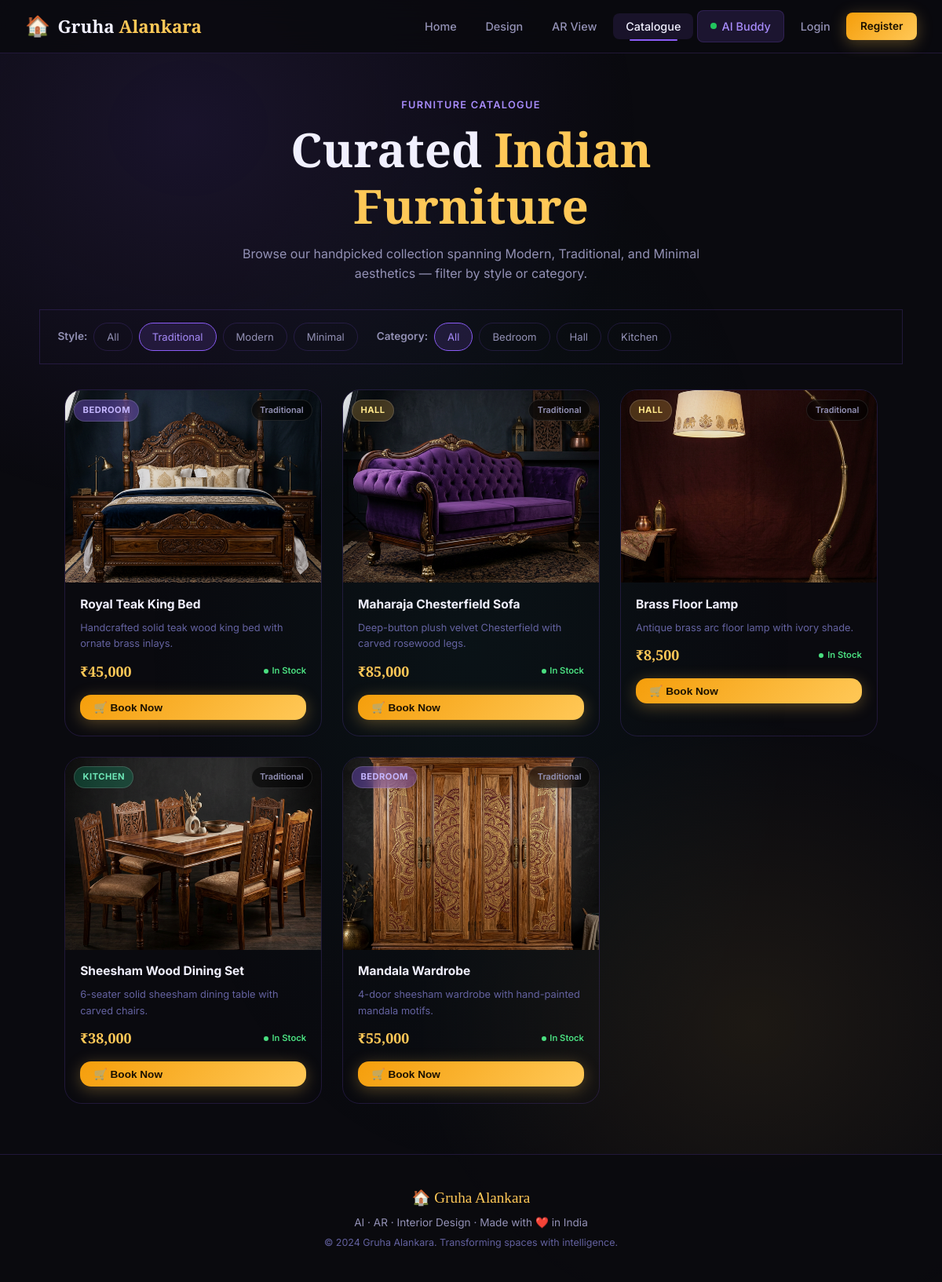
/catalog?style=Traditional, run on the app's committed database.
### models.py (models this page shows)
class Furniture(db.Model):
    id          = db.Column(db.Integer, primary_key=True)
    name        = db.Column(db.String(100), index=True)
    category    = db.Column(db.String(100), index=True)
    style       = db.Column(db.String(100), index=True)
    price       = db.Column(db.Float)
    description = db.Column(db.Text)
    image_url   = db.Column(db.String(300))
    ar_model    = db.Column(db.String(300))
    in_stock    = db.Column(db.Boolean, default=True, index=True)
    __table_args__ = (
        db.Index('ix_furniture_style_category', 'style', 'category'),
    )

### app.py (the view)
@app.route("/catalog")
def catalog():
    style_filter    = request.args.get("style", "")
    category_filter = request.args.get("category", "")
    page            = request.args.get("page", 1, type=int)
    per_page        = 12
    query = Furniture.query
    if style_filter:
        query = query.filter_by(style=style_filter)
    if category_filter:
        query = query.filter_by(category=category_filter)
    pagination     = query.paginate(page=page, per_page=per_page, error_out=False)
    furniture_list = pagination.items
    styles         = db.session.query(Furniture.style).distinct().all()
    categories     = db.session.query(Furniture.category).distinct().all()
    return render_template("catalog.html",
                           furniture_list=furniture_list,
                           styles=[s[0] for s in styles],
                           categories=[c[0] for c in categories],
                           selected_style=style_filter,
                           selected_category=category_filter,
                           pagination=pagination)

### templates/catalog.html (shortened to what this page needs)
{% extends "base.html" %}
{% block content %}
<div class="page-hero">
    <div class="section-tag">Furniture Catalogue</div>
    <h1>Curated <span class="accent">Indian Furniture</span></h1>
    <p>Browse our handpicked collection spanning Modern, Traditional, and Minimal aesthetics — filter by style or category.</p>
</div>
<div class="catalog-filter-bar">
    <span class="filter-label">Style:</span>
    <a href="{{ url_for('catalog') }}" class="filter-btn {% if not selected_style %}active{% endif %}">All</a>
    {% for s in styles %}
    <a href="{{ url_for('catalog', style=s) }}" class="filter-btn {% if selected_style == s %}active{% endif %}">{{ s }}</a>
    {% endfor %}
    <span class="filter-label" style="margin-left:1rem">Category:</span>
    <a href="{{ url_for('catalog') }}" class="filter-btn {% if not selected_category %}active{% endif %}">All</a>
    {% for c in categories %}
    <a href="{{ url_for('catalog', category=c) }}"
        class="filter-btn {% if selected_category == c %}active{% endif %}">{{ c }}</a>
    {% endfor %}
</div>
{% if furniture_list %}
<div class="catalog-grid" id="catalogGrid">
    {% for item in furniture_list %}
    <div class="furniture-card" id="fc-{{ item.id }}">
        <div class="fc-img-wrap">
            {% if item.image_url %}
            <img
                src="{{ url_for('static', filename=item.image_url) }}"
                alt="{{ item.name }}"
                loading="lazy"
                onerror="this.parentElement.innerHTML='<div style=\'display:flex;align-items:center;justify-content:center;height:100%;font-size:3.5rem;opacity:.3;\'>🪑</div>'"
            >
            {% else %}
            <div style="display:flex;align-items:center;justify-content:center;height:100%;font-size:3.5rem;opacity:.3;">🪑</div>
            {% endif %}
            <span class="fc-category-badge badge-{{ item.category }}">{{ item.category }}</span>
            <span class="fc-style-tag">{{ item.style }}</span>
        </div>
        <div class="fc-info">
            <div class="fc-name">{{ item.name }}</div>
            <p class="fc-desc">{{ item.description }}</p>
            <div class="fc-meta">
                <span class="fc-price">₹{{ '{:,.0f}'.format(item.price) }}</span>
                <span class="fc-in-stock">In Stock</span>
            </div>
            <button class="btn btn-gold btn-sm" style="width:100%;margin-top:.4rem" id="bookBtn-{{ item.id }}"
                onclick="bookFurniture({{ item.id }}, '{{ item.name }}', this)">
                🛒 Book Now
            </button>
        </div>
    </div>
    {% endfor %}
</div>
{% else %}
<div class="empty-state">
    <div class="empty-icon">🔍</div>
    <div class="empty-title">No items found</div>
    <p>Try a different style or category filter.</p>
</div>
{% endif %}
{% endblock %}

### static/style.css (style rules this page uses)
:root { --bg: #0a0a0f; --bg2: #0f0f1a; --bg3: #141428; --surface: rgba(20, 20, 44, 0.7); --surface2: rgba(30, 30, 60, 0.6); --border: rgba(139, 92, 246, 0.18); --border2: rgba(255, 200, 87, 0.18); --accent: #8b5cf6; --accent2: #a78bfa; --accent3: #7c3aed; --gold: #ffc857; --gold2: #f59e0b; --rose: #f43f5e; --teal: #14b8a6; --text: #f1f0ff; --text-muted: #9391b5; --text-dim: #6462a0; --radius-sm: 8px; --radius: 14px; --radius-lg: 22px; --radius-xl: 32px; --shadow: 0 8px 32px rgba(139, 92, 246, 0.15); --shadow-lg: 0 20px 60px rgba(0, 0, 0, 0.5); --glow: 0 0 30px rgba(139, 92, 246, 0.3); --glow-gold: 0 0 30px rgba(255, 200, 87, 0.3); --trans: all 0.3s cubic-bezier(0.4, 0, 0.2, 1); --trans-fast: all 0.15s ease; }
*, *::before, *::after { box-sizing: border-box; margin: 0; padding: 0; }
html { scroll-behavior: smooth; }
body { font-family: 'Inter', system-ui, sans-serif; background-color: var(--bg); color: var(--text); line-height: 1.6; min-height: 100vh; overflow-x: hidden; }
body::before { content: ''; position: fixed; inset: 0; z-index: -1; background: radial-gradient(ellipse 80% 50% at 20% 10%, rgba(139, 92, 246, 0.12) 0%, transparent 60%), radial-gradient(ellipse 60% 40% at 80% 80%, rgba(255, 200, 87, 0.08) 0%, transparent 60%), radial-gradient(ellipse 50% 60% at 50% 50%, rgba(20, 184, 166, 0.05) 0%, transparent 70%); pointer-events: none; }
a { text-decoration: none; color: inherit; }
img { max-width: 100%; }
h1, h2, h3 { font-family: 'Playfair Display', Georgia, serif; line-height: 1.2; }
h1 { font-size: clamp(2.2rem, 5vw, 4rem); }
.accent { color: var(--gold); }
.btn { display: inline-flex; align-items: center; gap: 0.5rem; padding: 0.8rem 1.8rem; border-radius: var(--radius); font-size: 0.95rem; font-weight: 600; cursor: pointer; border: none; transition: var(--trans); text-decoration: none; }
.btn-gold { background: linear-gradient(135deg, var(--gold2), var(--gold)); color: #1a1000; box-shadow: 0 4px 20px rgba(255, 200, 87, 0.3); }
.btn-sm { padding: 0.5rem 1.1rem; font-size: 0.85rem; }
.section-tag { color: var(--accent2); font-size: 0.8rem; font-weight: 600; letter-spacing: 0.1em; text-transform: uppercase; margin-bottom: 0.6rem; }
.page-hero { padding: 3.5rem 2rem 2rem; text-align: center; max-width: 700px; margin: 0 auto; }
.page-hero p { color: var(--text-muted); margin-top: 0.8rem; }
.catalog-filter-bar { display: flex; flex-wrap: wrap; gap: 1rem; align-items: center; max-width: 1100px; margin: 0 auto; padding: 1.5rem 2rem; }
.filter-label { font-size: 0.85rem; color: var(--text-muted); font-weight: 600; }
.filter-btn { padding: 0.42rem 1rem; border-radius: 100px; border: 1px solid var(--border); background: transparent; color: var(--text-muted); font-size: 0.82rem; cursor: pointer; transition: var(--trans); font-family: 'Inter', sans-serif; }
.filter-btn:hover, .filter-btn.active { background: rgba(139, 92, 246, 0.15); border-color: var(--accent); color: var(--accent2); }
.catalog-grid { display: grid; grid-template-columns: repeat(auto-fill, minmax(260px, 1fr)); gap: 1.5rem; max-width: 1100px; margin: 0 auto; padding: 0 2rem 4rem; }
.furniture-card { background: var(--surface); border: 1px solid var(--border); border-radius: var(--radius-lg); overflow: hidden; transition: var(--trans); display: flex; flex-direction: column; }

### data on the page
Furniture: image_url (picture), category "BEDROOM", style "Traditional", name "Royal Teak King Bed", description "Handcrafted solid teak wood king bed with ornate brass inlays.", price "45,000"
Furniture: image_url (picture), category "HALL", style "Traditional", name "Maharaja Chesterfield Sofa", description "Deep-button plush velvet Chesterfield with carved rosewood legs.", price "85,000"
Furniture: image_url (picture), category "HALL", style "Traditional", name "Brass Floor Lamp", description "Antique brass arc floor lamp with ivory shade.", price "8,500"
Furniture: image_url (picture), category "KITCHEN", style "Traditional", name "Sheesham Wood Dining Set", description "6-seater solid sheesham dining table with carved chairs.", price "38,000"
Furniture: image_url (picture), category "BEDROOM", style "Traditional", name "Mandala Wardrobe", description "4-door sheesham wardrobe with hand-painted mandala motifs.", price "55,000"

### other printed values
{{ s }} "Traditional" "Modern" "Minimal"
{{ c }} "Bedroom" "Hall" "Kitchen"
